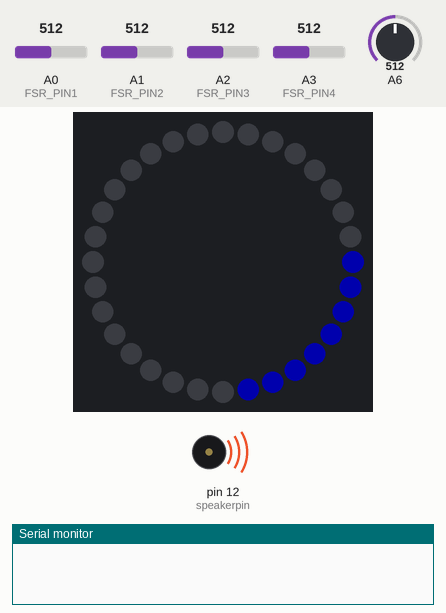
The sketch below on a simulated Arduino Uno, built with avr-gcc and run on an emulated ATmega328P. Parts: 32 RGB LEDs in a ring, first at the top, clockwise, buzzer (waves = sounding), the last lines printed to the serial monitor. Inputs (shaded band) come from the test bench; at power-on: A0 (FSR_PIN1) = 512, A2 (FSR_PIN3) = 512, A3 (FSR_PIN4) = 512, A1 (FSR_PIN2) = 512, A6 = 512. Dim RGB values are drawn brighter than linear; random numbers use the default seed unless the sketch sets one.

Above: at 2.5 s.
3.7 s: A0 (FSR_PIN1) set to 258
At 10.1 s:
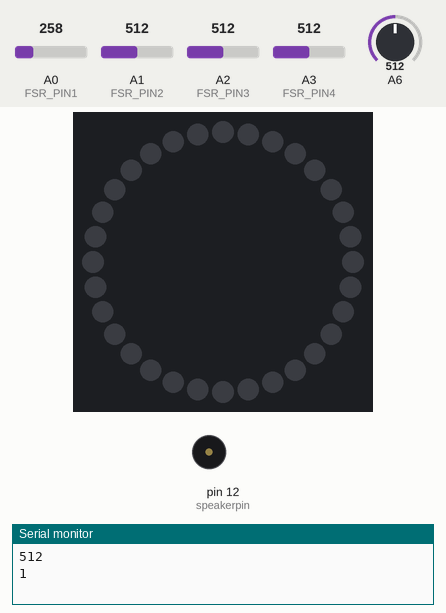
10.3 s: A0 (FSR_PIN1) set to 230
At 17.9 s:
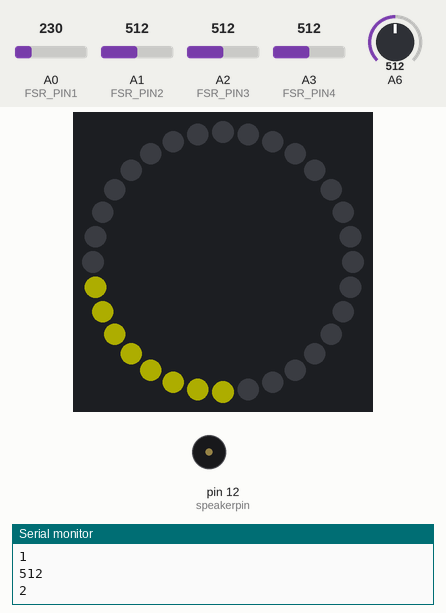
18.6 s: A2 (FSR_PIN3) set to 90
At 20.9 s:
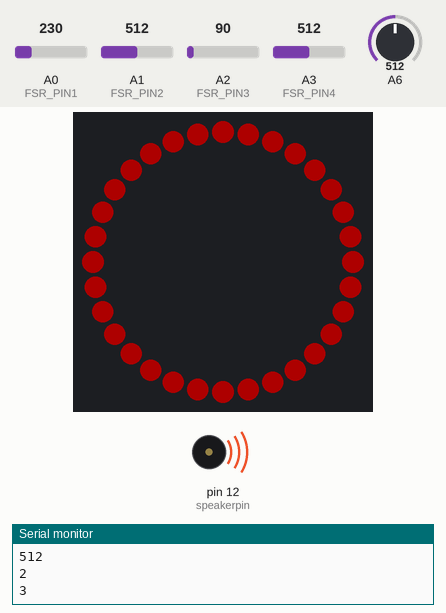
32.0 s: A3 (FSR_PIN4) set to 252
45.7 s: A3 (FSR_PIN4) set to 222
At 58.7 s:
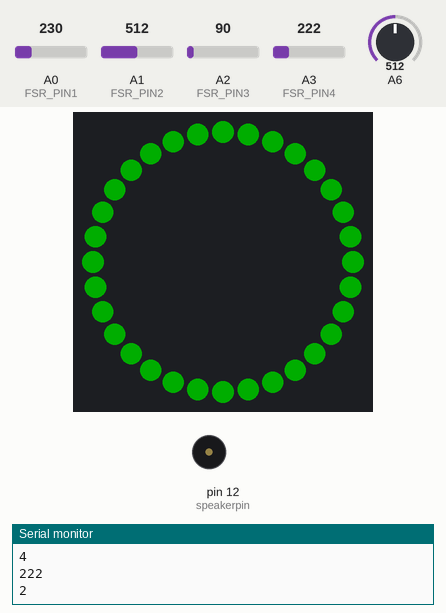
59.4 s: A1 (FSR_PIN2) set to 257
66.0 s: A1 (FSR_PIN2) set to 230
Timing chart, 0 to 73.6 s (numbered marks = the images above; inputs shaded):
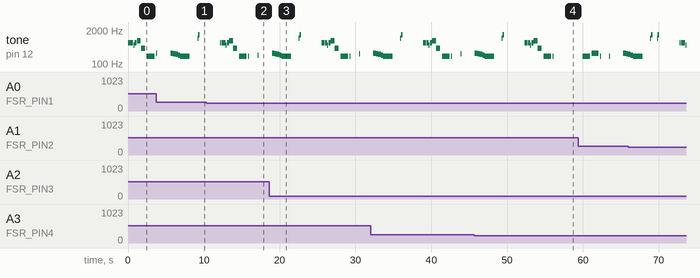

The sketch:

SimonSays.ino
```cpp
/*Simon Says game. Now with sound effects.
Originaly made by Robert Spann
Original code trimmed by digimike
This code varies alot from the original code
That is because Simon Says now has some new features:
  - LED's are replaced with a NeoPixel Ring with 16 RGB LED's
  - Sounds from the games Mario Bros., The Legend Of Zelda and Sonic The Hedgehog
  - Point system made with two sound effects (low Mario coin sound and the real Mario coin sound) and two light effects
  - Buttons are replaced with self-made capacative touchpads
All these features are coded by Mick Gerritsen
*/
#include "pitches.h"
#include "neopixelRing.h"
#include "fsr.h"

#define MAX_LEVEL 100

int speakerpin = 12;
int starttune[] = { NOTE_E5, NOTE_E5, NOTE_E5, NOTE_C5, NOTE_E5, NOTE_G5, NOTE_G4 };
int duration2[] = { 125, 250, 250, 125, 250, 500, 500 };
int note[] = { NOTE_A4, NOTE_AS4, NOTE_B4, NOTE_C5 };
int duration[] = { 200, 200, 200, 800 };
int gameovertune[] = { NOTE_C4, NOTE_C4, NOTE_B3, NOTE_AS3, NOTE_A3, NOTE_G3 };
int duration3[] = { 150, 150, 300, 300, 300, 1200 };

int sequence[MAX_LEVEL];
int sound[MAX_LEVEL];
int gamer_sequence[MAX_LEVEL];
int level = 1;
//int note = 0;
int velocity = 1000;

int tens = 0;
int ones = 0;
bool fail1 = false;
bool restart = false;
bool startupTone = true;

void setup() {
  setupFsr();
  fsrRead3();
  // This is for Trinket 5V 16MHz, you can remove these three lines if you are not using a Trinket
#if defined(__AVR_ATtiny85__)
  if (F_CPU == 16000000) clock_prescale_set(clock_div_1);
#endif
  // End of trinket special code
  strip.begin();
  strip.show();  // Initialize all pixels to 'off'
  Serial.begin(9600);
  startSequence();
}

void startSequence() {
  pixelsOff();
  for (int thisNote = 0; thisNote < 7; thisNote++) {
    // play the next note:
    // Play the startup tune
    tone(speakerpin, starttune[thisNote]);
    // hold the note:
    if (thisNote == 3) {
      topLeft();
    }
    if (thisNote == 0 || thisNote == 1 || thisNote == 2) {
      botLeft();
    }
    if (thisNote == 4 || thisNote == 6) {
      botRight();
    }
    if (thisNote == 5) {
      topRight();
    }
    delay(duration2[thisNote]);
    // stop for the next note:
    noTone(speakerpin);
    //Startup melody to remain NeoPixel off while between notes
    pixelsOff();
    delay(25);
  }
  delay(200);
}

void loop() {
  //  start();
  if (level == 1) {
    generateSequence();
  }
  showSequence();
  checkSequence();
}

void test() {
  //these functions need give a boolean if a certain pad is pushed/touched
  fsrRead1();
  fsrRead2();
  fsrRead3();
  fsrRead4();
  if (touchInput1 == true) {  //Checking for button push
    topLeft();
    tone(speakerpin, NOTE_G3, 100);
    delay(300);
    pixelsOff();
    Serial.println(1);
  }

  if (touchInput2 == true) {
    botLeft();
    tone(speakerpin, NOTE_A3, 100);
    delay(300);
    pixelsOff();
    Serial.println(2);
  }

  if (touchInput3 == true) {
    botRight();
    tone(speakerpin, NOTE_B3, 100);
    delay(300);
    pixelsOff();
    Serial.println(3);
  }
  if (touchInput4 == true) {
    Serial.println("touched");
    topRight();
    tone(speakerpin, NOTE_C4, 100);
    delay(300);
    pixelsOff();
    Serial.println(4);
  }
}

void generateSequence() {
  int note;
  randomSeed(analogRead(6));  //more randomness

  for (int i = 0; i < MAX_LEVEL; i++) {
    sequence[i] = random(10, 14);

    switch (sequence[i]) {  //convert color to sound
      case 10:              //blue
        note = NOTE_G3;     //Fa
        break;
      case 11:           //yellow
        note = NOTE_A3;  //Mi
        break;
      case 12:           //red
        note = NOTE_B3;  //Re
        break;
      case 13:           //green
        note = NOTE_C4;  //Do
        break;
    }
    sound[i] = note;
  }
}

void showSequence() {

  for (int i = 0; i < level; i++) {
    switch (sequence[i]) {  //convert color to sound
      case 10:
        botLeft();  // blue
        break;
      case 11:
        botRight();  // yellow
        break;
      case 12:
        topRight();  // red
        break;
      case 13:
        topLeft();  // green
        break;
    }

    tone(speakerpin, sound[i]);
    delay(velocity);
    noTone(speakerpin);
    pixelsOff();
    delay(200);
  }
}

void checkSequence() {
  int flag = 0;  //flag correct sequence

  for (int i = 0; i < level; i++) {
    flag = 0;

    while (flag == 0) {

      fsrRead1();
      fsrRead2();
      fsrRead3();
      fsrRead4();
      if (touchInput1 == true) {  //Checking for button push
        topLeft();                // green
        tone(speakerpin, NOTE_C4, 100);
        delay(velocity);
        pixelsOff();
        Serial.println(1);
        gamer_sequence[i] = 13;
        flag = 1;
        delay(200);

        if (gamer_sequence[i] != sequence[i]) {
          wrongSequence();
          return;
        }
      }

      if (touchInput2 == true) {
        botLeft();  //blue
        tone(speakerpin, NOTE_G3, 100);
        delay(velocity);
        pixelsOff();
        Serial.println(2);
        gamer_sequence[i] = 10;
        flag = 1;
        delay(200);

        if (gamer_sequence[i] != sequence[i]) {
          wrongSequence();
          return;
        }
      }

      if (touchInput3 == true) {
        botRight();  //yellow
        tone(speakerpin, NOTE_A3, 100);
        delay(velocity);
        pixelsOff();
        Serial.println(3);
        gamer_sequence[i] = 11;
        flag = 1;
        delay(200);

        if (gamer_sequence[i] != sequence[i]) {
          wrongSequence();
          return;
        }
      }
      if (touchInput4 == true) {
        Serial.println("touched");
        topRight();  //red
        tone(speakerpin, NOTE_B3, 100);
        delay(velocity);
        pixelsOff();
        Serial.println(4);
        gamer_sequence[i] = 12;
        flag = 1;
        delay(200);

        if (gamer_sequence[i] != sequence[i]) {
          wrongSequence();
          return;
        }
      }
    }
  }
  delay(200);
  rightSequence();
}

void wrongSequence() {
  delay(500);
  fail();
  delay(2000);
  level = 1;
  velocity = 1000;
  startSequence();
}

void rightSequence() {
  delay(500);
  victory();
  delay(1000);
  pixelsOff();
  delay(1000);

  if (level < MAX_LEVEL) {
    level++;
  }
  velocity -= 50;  //increases difficulty
}


void fail() {  //Function used if the player fails to match the sequence
  delay(200);
  for (int thisNote = 0; thisNote < 6; thisNote++) {
    // play the next note:
    // Play the startup tune
    tone(speakerpin, gameovertune[thisNote]);
    // hold the note:
    if (thisNote == 1 || thisNote == 3 || thisNote == 5) {
      gameOver();
    }
    if (thisNote == 0 || thisNote == 2 || thisNote == 4) {
      pixelsOff();
    }
    delay(duration3[thisNote]);
    noTone(speakerpin);
  }
  delay(500);
  //start();
  pointCounter(blue, yellow);
}

void pointCounter(uint32_t c10, uint32_t c1) {
  //tens and ones are integers for how many points are scored
  uint32_t tens, ones;
  tens = level / 10;
  ones = level % 10;
  pixelsOff();
  delay(500);
  for (int j = 0; j < tens; j++) {
    for (int q = 0; q < 1; q++) {
      for (uint16_t i = 0; i < strip.numPixels(); i = i + 1) {
        strip.setPixelColor(i + q, c10);  //turn every pixel on
      }
      strip.show();
      tone(speakerpin, NOTE_B2, 100);
      delay(100);
      tone(speakerpin, NOTE_E3, 200);
      delay(400);
      pixelsOff();
      delay(400);
    }
  }
  for (int j = 0; j < ones; j++) {
    for (int q = 0; q < 1; q++) {
      for (uint16_t i = 0; i < strip.numPixels(); i = i + 1) {
        strip.setPixelColor(i + q, c1);  //turn every pixel on
      }
      strip.show();

      tone(speakerpin, NOTE_B5, 100);
      delay(100);
      tone(speakerpin, NOTE_E6, 200);
      delay(400);
      pixelsOff();
      delay(400);
    }
  }
  delay(100);
}
```

fsr.h
```cpp
const int FSR_PIN1 = A0; // Pin connected to FSR/resistor divider
const int FSR_PIN2 = A1; // Pin connected to FSR/resistor divider
const int FSR_PIN3 = A2; // Pin connected to FSR/resistor divider
const int FSR_PIN4 = A3; // Pin connected to FSR/resistor divider

bool touchInput1 = false;
bool touchInput2 = false;
bool touchInput3 = false;
bool touchInput4 = false;
int inputDelay = 0;
int treshold = 240;
void setupFsr()
{
  Serial.begin(9600);
  pinMode(FSR_PIN1, INPUT);
  pinMode(FSR_PIN2, INPUT);
  pinMode(FSR_PIN3, INPUT);
  pinMode(FSR_PIN4, INPUT);
}

void fsrRead1()
{
  int fsr1 = analogRead(FSR_PIN1);
  //Serial.println(fsr1);
  delay(inputDelay);
if (fsr1 > treshold){
        touchInput1 = true;
    }
   else if (fsr1 <= treshold){
      touchInput1 = false;
   }
    //Serial.println(touchInput1);
    //delay(10);
}
void fsrRead2()
{
  int fsr2 = analogRead(FSR_PIN2);
  //Serial.println(fsr2);
  delay(inputDelay);
if (fsr2 > treshold){
        touchInput2 = true;
    }
   else if (fsr2 <= treshold){
      touchInput2 = false;
   }
    //Serial.println(touchInput2);
    //delay(10);
}
void fsrRead3()
{
  int fsr3 = analogRead(FSR_PIN3);

  //Serial.println(fsr3);
  delay(inputDelay);
if (fsr3 > treshold){
        touchInput3 = true;
    }
   else if (fsr3 <= treshold){
      touchInput3 = false;
   }
    //Serial.println(touchInput3);
    //delay(10);
}
void fsrRead4()
{
  int fsr4 = analogRead(FSR_PIN4);
  Serial.println(fsr4);
  delay(inputDelay);
if (fsr4 > treshold){
        touchInput4 = true;
    }
   else if (fsr4 <= treshold){
      touchInput4 = false;
   }
    //Serial.println(touchInput4);
    //delay(10);
}
```

neopixelRing.h
```cpp
#include <Adafruit_NeoPixel.h>
#ifdef __AVR__
#include <avr/power.h>
#endif
#define PIN 6

// Parameter 1 = number of pixels in strip
// Parameter 2 = Arduino pin number (most are valid)
// Parameter 3 = pixel type flags, add together as needed:
//   NEO_KHZ800  800 KHz bitstream (most NeoPixel products w/WS2812 LEDs)
//   NEO_KHZ400  400 KHz (classic 'v1' (not v2) FLORA pixels, WS2811 drivers)
//   NEO_GRB     Pixels are wired for GRB bitstream (most NeoPixel products)
//   NEO_RGB     Pixels are wired for RGB bitstream (v1 FLORA pixels, not v2)
//   NEO_RGBW    Pixels are wired for RGBW bitstream (NeoPixel RGBW products)
Adafruit_NeoPixel strip = Adafruit_NeoPixel(32, PIN, NEO_GRB + NEO_KHZ800);

// IMPORTANT: To reduce NeoPixel burnout risk, add 1000 uF capacitor across
// pixel power leads, add 300 - 500 Ohm resistor on first pixel's data input
// and minimize distance between Arduino and first pixel.  Avoid connecting
// on a live circuit...if you must, connect GND first.

uint32_t green = strip.Color(0, 255, 0);
uint32_t blue = strip.Color(0, 0, 255);
uint32_t yellow = strip.Color(255, 255, 0);
uint32_t orange = strip.Color(128, 255, 0);
uint32_t red = strip.Color(255, 0, 0);
int bri = 50;
// Fill the dots one after the other with a color
void topLeft() {
  for (uint16_t i = 0; i < 8; i++) {
    strip.setPixelColor(i, green);
    strip.setBrightness(bri);
    strip.show();
  }
}
void botLeft() {
  for (uint16_t i = 8; i < 16; i++) {
    strip.setPixelColor(i, blue);
    strip.setBrightness(bri);
    strip.show();
  }
}
void botRight() {
  for (uint16_t i = 16; i < 24; i++) {
    strip.setPixelColor(i, yellow);
    strip.setBrightness(bri);
    strip.show();
  }
}
void topRight() {
  for (uint16_t i = 24; i < 32; i++) {
    strip.setPixelColor(i, red);
    strip.setBrightness(bri);
    strip.show();
  }
}

void pixelsOff() {
  for (uint16_t i = 0; i < strip.numPixels(); i = i + 1) {
    strip.setPixelColor(i, 0);  //turn every pixel off
  }
  strip.show();  // Initialize all pixels to 'off'
}

void gameOver() {
  for (uint16_t i = 0; i < 32; i++) {
    strip.setPixelColor(i, red);
    strip.setBrightness(bri);
    strip.show();
  }
}

void victory() {
  for (uint16_t i = 0; i < 32; i++) {
    strip.setPixelColor(i, green);
    strip.setBrightness(bri);
    strip.show();
  }
}

void colorCycle(uint8_t wait) {
  for (uint16_t i = 0; i < 8; i++) {
    strip.setPixelColor(i, green);
    strip.setBrightness(bri);
    strip.show();
    delay(wait);
  }
  for (uint16_t i = 8; i < 16; i++) {
    strip.setPixelColor(i, blue);
    strip.setBrightness(bri);
    strip.show();
    delay(wait);
  }
  for (uint16_t i = 16; i < 24; i++) {
    strip.setPixelColor(i, yellow);
    strip.setBrightness(bri);
    strip.show();
    delay(wait);
  }
  for (uint16_t i = 24; i < 32; i++) {
    strip.setPixelColor(i, red);
    strip.setBrightness(bri);
    strip.show();
    delay(wait);
  }
}
void colorCircle(uint32_t color) {
  for (uint16_t i = 0; i < 32; i++) {
    strip.setPixelColor(i, color);
    strip.setBrightness(bri);
    strip.show();
  }
}
```

pitches.h
```cpp
/*************************************************
 * Public Constants
 *************************************************/

#define NOTE_B0  31
#define NOTE_C1  33
#define NOTE_CS1 35
#define NOTE_D1  37
#define NOTE_DS1 39
#define NOTE_E1  41
#define NOTE_F1  44
#define NOTE_FS1 46
#define NOTE_G1  49
#define NOTE_GS1 52
#define NOTE_A1  55
#define NOTE_AS1 58
#define NOTE_B1  62
#define NOTE_C2  65
#define NOTE_CS2 69
#define NOTE_D2  73
#define NOTE_DS2 78
#define NOTE_E2  82
#define NOTE_F2  87
#define NOTE_FS2 93
#define NOTE_G2  98
#define NOTE_GS2 104
#define NOTE_A2  110
#define NOTE_AS2 117
#define NOTE_B2  123
#define NOTE_C3  131
#define NOTE_CS3 139
#define NOTE_D3  147
#define NOTE_DS3 156
#define NOTE_E3  165
#define NOTE_F3  175
#define NOTE_FS3 185
#define NOTE_G3  196
#define NOTE_GS3 208
#define NOTE_A3  220
#define NOTE_AS3 233
#define NOTE_B3  247
#define NOTE_C4  262
#define NOTE_CS4 277
#define NOTE_D4  294
#define NOTE_DS4 311
#define NOTE_E4  330
#define NOTE_F4  349
#define NOTE_FS4 370
#define NOTE_G4  392
#define NOTE_GS4 415
#define NOTE_A4  440
#define NOTE_AS4 466
#define NOTE_B4  494
#define NOTE_C5  523
#define NOTE_CS5 554
#define NOTE_D5  587
#define NOTE_DS5 622
#define NOTE_E5  659
#define NOTE_F5  698
#define NOTE_FS5 740
#define NOTE_G5  784
#define NOTE_GS5 831
#define NOTE_A5  880
#define NOTE_AS5 932
#define NOTE_B5  988
#define NOTE_C6  1047
#define NOTE_CS6 1109
#define NOTE_D6  1175
#define NOTE_DS6 1245
#define NOTE_E6  1319
#define NOTE_F6  1397
#define NOTE_FS6 1480
#define NOTE_G6  1568
#define NOTE_GS6 1661
#define NOTE_A6  1760
#define NOTE_AS6 1865
#define NOTE_B6  1976
#define NOTE_C7  2093
#define NOTE_CS7 2217
#define NOTE_D7  2349
#define NOTE_DS7 2489
#define NOTE_E7  2637
#define NOTE_F7  2794
#define NOTE_FS7 2960
#define NOTE_G7  3136
#define NOTE_GS7 3322
#define NOTE_A7  3520
#define NOTE_AS7 3729
#define NOTE_B7  3951
#define NOTE_C8  4186
#define NOTE_CS8 4435
#define NOTE_D8  4699
#define NOTE_DS8 4978
```

Measured:
- the behaviour switches between 241 and 240 on A0 (FSR_PIN1) (found by bisection; images 1 and 2)
- the behaviour switches between 241 and 240 on A3 (FSR_PIN4) (found by bisection; images 3 and 4)
- by itself, tone on pin 12 (speakerpin): plays 262 Hz for 0.35 s, 247 Hz for 0.30 s, 233 Hz for 0.35 s, 220 Hz for 0.30 s, 196 Hz for 1.2 s, 988 Hz for 0.10 s … (16 notes in this stretch)
- what the display in image 0 shows lasts 1.0 s, from 2.5 s to 3.5 s
- what the display in image 3 shows lasts 1.7 s, from 20.3 s to 22.0 s
